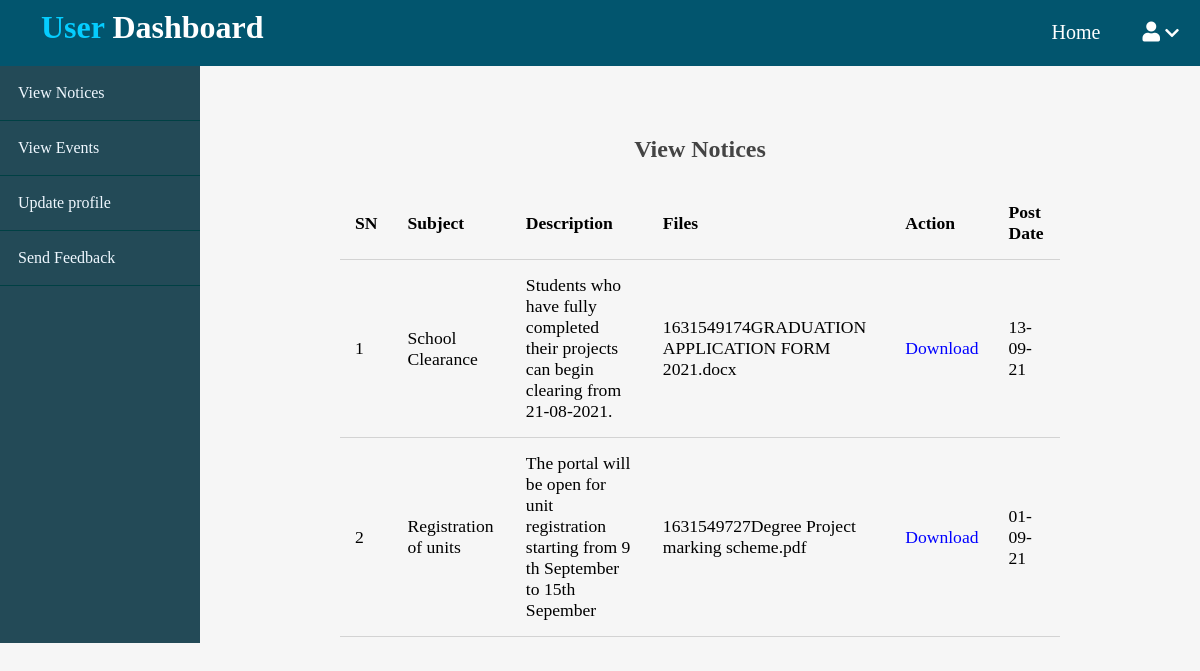
/users/notice/index.php, run on the app's committed database.
### tables this page shows
CREATE TABLE `notice` (
  `id` int(11) NOT NULL,
  `subject` varchar(255) NOT NULL,
  `description` varchar(255) NOT NULL,
  `image` varchar(255) NOT NULL,
  `file` varchar(100) NOT NULL,
  `created_alt` datetime NOT NULL DEFAULT current_timestamp()
);

### users/notice/index.php (the view, shortened to what this page needs)
<?php
include("../../app/database/connect.php");
$query = "SELECT * FROM notice ORDER BY created_alt DESC";
$results = mysqli_query($conn, $query);
?>
<!DOCTYPE html>
<html>
<head>
		<link rel="stylesheet" href="https://cdnjs.cloudflare.com/ajax/libs/font-awesome/5.15.3/css/all.min.css">
		<link rel="stylesheet" type="text/css" href="../../assets/css/style.css">
		<link rel="stylesheet" type="text/css" href="../../assets/css/admin.css">
</head>
<body>
<?php include("../../app/includes/userheader.php"); ?>
	  <div class="admin-wrapper">
<div class="left-sidebar">
	  		<ul>
	  			<li><a href="index.php">View Notices</a></li>
				<li><a href="../events/index.php">View Events</a></li>
	  			<li><a href="../profile/index.php">Update profile</a></li>
				<li><a href="../feedback/index.php">Send Feedback</a></li>
	  		</ul>
	  	</div>
	  	<div class="admin-content">
	  		<div class="content">
	  			<h2 class="admin-title">View Notices</h2>
	  			<table>
	  		 	<thead>
				   <tr>
	  		 		<th>SN</th>
	  		 		<th>Subject</th>
	  		 		<th>Description</th>
					<th>Files</th>
					<th>Action</th>
					<th>Post Date</th>
				   </tr>
	  		 	</thead>
	  		 	<tbody>
				   <?php
				   $count = 1;
				      if ($results->num_rows > 0){
						  while ($row = $results->fetch_assoc()){
                   ?>
							<tr>
							<td><?php echo $count; ?></td>
							<td><?php echo $row['subject']; ?></td>
							<td><?php echo $row['description']; ?></td>
							<td><?php echo $row['file']; ?></td>
							<td><a href="index.php?id=<?php echo $row['id']; ?>" class="post">Download</a></td>
							<td><?php echo date('d-m-y',strtotime($row['created_alt'])); ?></td>
						    </tr>
						<?php   $count++;}
					  }
				   ?>
	  		 	</tbody>
	  		 </table>
	  		</div>
	  	</div>
	  </div>
</body>
</html>

### assets/css/style.css (style rules this page uses)
* { box-sizing: border-box; }
html,body { padding: 0px; margin: 0px; height: 100%; background: #f6f6f6; font-family: 'Lora',serif; }
h1,h2,h3,h4 { font-family: 'Candal',serif; color: #444; margin: 5px; }
a { text-decoration: none; color: inherit; }
.content { width: 90%; margin: 30px auto 30px; }

### assets/css/admin.css (style rules this page uses)
.admin-wrapper { display: flex; height: calc(643px - 66px); }
.admin-wrapper .left-sidebar { flex: 2; height: 100%; background: #234a57; }
.admin-wrapper .left-sidebar ul { list-style: none; margin: 0px; padding: 0px; color: aliceblue; }
.admin-wrapper .left-sidebar ul li a { padding: 18px; display: block; border-bottom: 1px solid #004044; }
.admin-wrapper .admin-content { flex: 8; height: 100%; padding: 40px 100px 100px; overflow-y: scroll; }
.admin-wrapper .admin-title { text-align: center; margin-bottom: 1.5rem; }
table { width: 100%; border-collapse: collapse; font-size: 1.1rem; }
th,td { padding: 15px; text-align: left; border-bottom: 1px solid #d3d3d3; }
.post { color: blue; }

### data on the page
notice: subject "School Clearance", description "Students who have fully completed their projects can begin clearing from 21-08-2021.", file "1631549174GRADUATION APPLICATION FORM 2021.docx", created_alt "13-09-21"
notice: subject "Registration of units", description "The portal will be open for unit registration starting from 9 th September to 15th Sepember", file "1631549727Degree Project marking scheme.pdf", created_alt "01-09-21"
